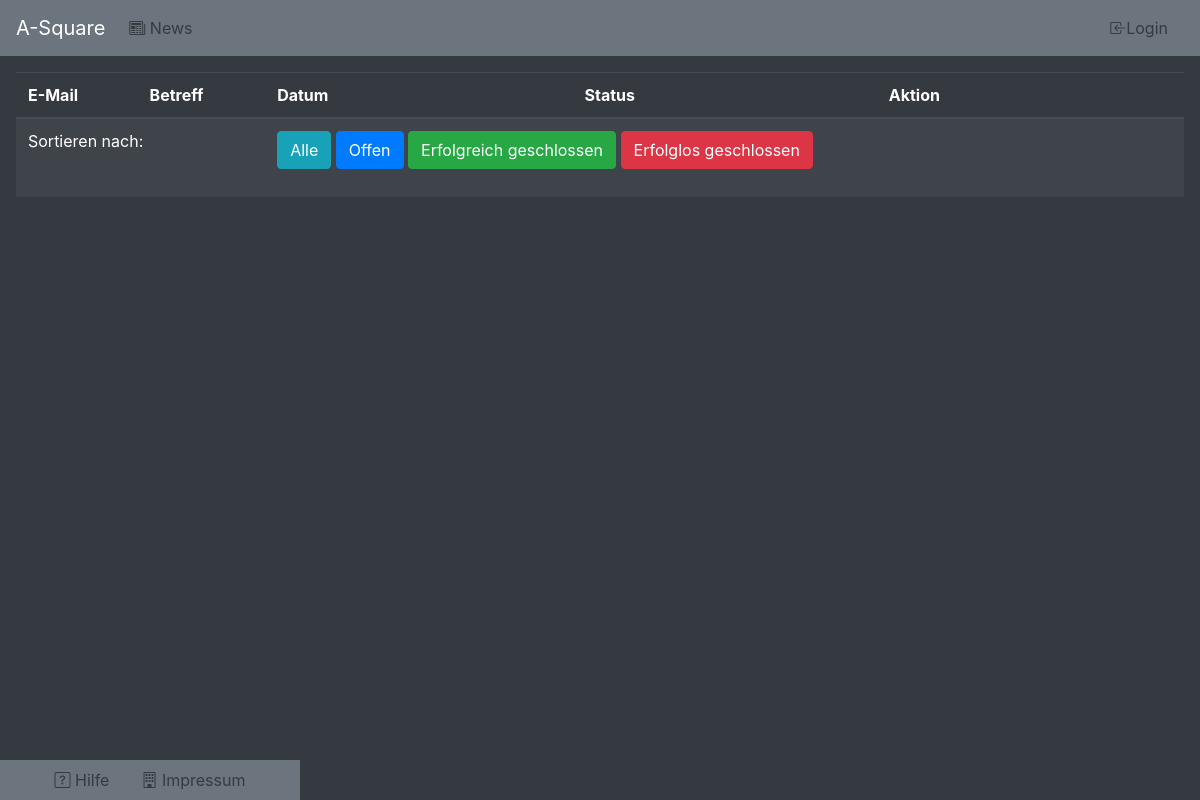
/serviceTickets.php, run on an earlier commit of the app's database.
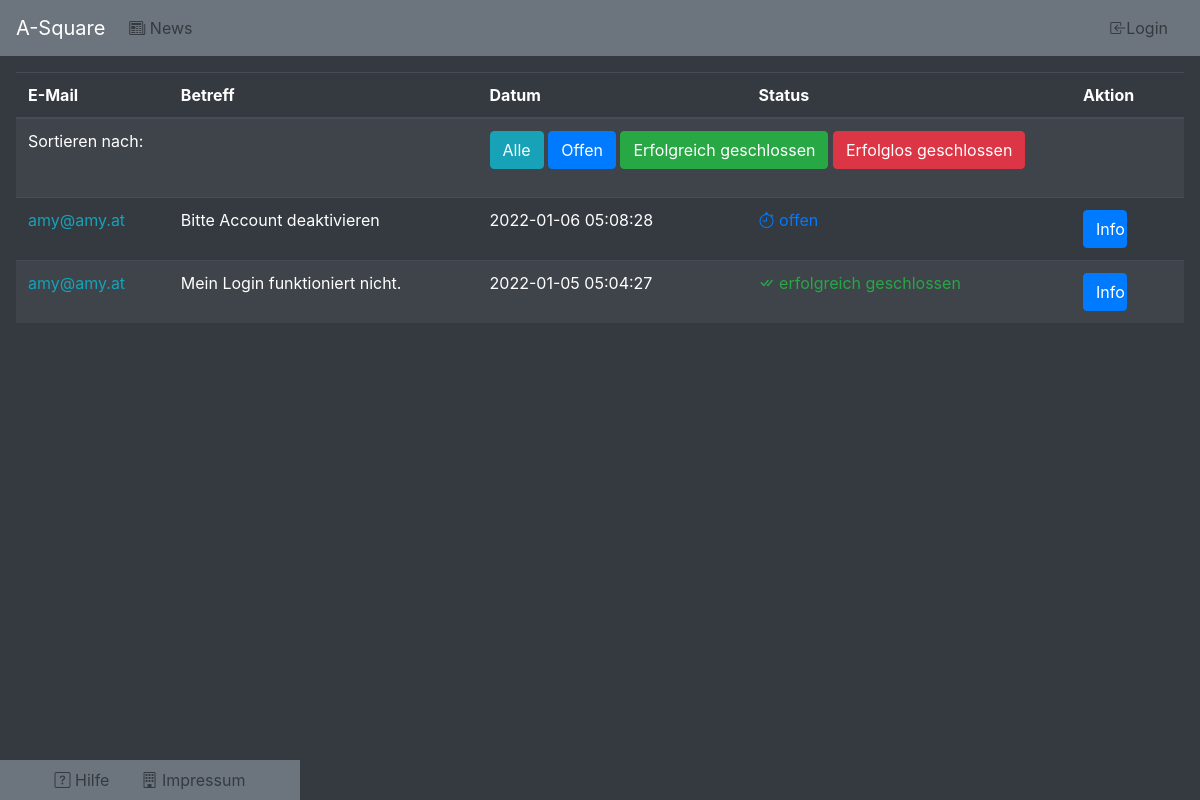
And on a later commit of the database.
### tables this page shows
CREATE TABLE `tickets` (
  `ticketID` int(11) NOT NULL,
  `pic` varchar(255) NOT NULL,
  `title` varchar(100) NOT NULL,
  `txt` text NOT NULL,
  `status` enum('offen','erfolgreich geschlossen','erfolglos geschlossen') NOT NULL DEFAULT 'offen',
  `time` timestamp NOT NULL DEFAULT current_timestamp() ON UPDATE current_timestamp(),
  `userID` int(11) NOT NULL
);

CREATE TABLE `user` (
  `ID` int(11) NOT NULL,
  `username` varchar(128) NOT NULL,
  `pwd` varchar(255) NOT NULL,
  `anrede` varchar(128) NOT NULL,
  `vorname` varchar(128) NOT NULL,
  `nachname` varchar(128) NOT NULL,
  `email` varchar(128) NOT NULL,
  `position` enum('admin','service','guest') NOT NULL,
  `status` enum('active','inactive') NOT NULL DEFAULT 'active'
);

### serviceTickets.php (the view, shortened to what this page needs)
<?php
  include "includes/nav.php";
  include "includes/functions.php";
?>
<body class="bg-dark">
<div class="row justify-content-center m-3">
  <table class='table table-striped table-dark table-hover'>
  <thead>
    <tr>
      <th scope="col">E-Mail</th>
      <th scope="col">Betreff</th>
      <th scope="col">Datum</th>
      <th scope="col">Status</th>
      <th scope="col">Aktion</th>
    </tr>
  </thead>
  <tbody class="justify-content-center">
    <tr>
        <td colspan="2">Sortieren nach:</td>
        <td colspan="4">
          <form action='serviceTickets.php' method="POST">
            <input class="btn btn-info" value='Alle' type='submit' name='time'>
            <input class="btn btn-primary" value='Offen' type='submit' name='offen'>
            <input class="btn btn-success" value='Erfolgreich geschlossen' type='submit' name='suclose'>
            <input class="btn btn-danger" value='Erfolglos geschlossen' type='submit' name='faclose'>
          </form>
        </td>
    </tr>
  <?php
  if(isset($_POST['offen']) || isset($_POST['suclose']) || isset($_POST['faclose'])){
    $sql = "SELECT * FROM tickets WHERE status = ? ORDER BY time DESC;";
    $stmt = mysqli_stmt_init($connect);
    if(!mysqli_stmt_prepare($stmt, $sql)){
      header("location: tickets.php?error=statementfailed");
      exit();
    }
    if(isset($_POST['offen'])){
      $status = 'offen';
    }else if(isset($_POST['suclose'])){
      $status = 'erfolgreich geschlossen';
    }else{
      $status = 'erfolglos geschlossen';
    }
    mysqli_stmt_bind_param($stmt, "s", $status);
    mysqli_stmt_execute($stmt);
    $result = mysqli_stmt_get_result($stmt);
  }else{
    $sql = "SELECT * FROM tickets ORDER BY time DESC;";
    $stmt = mysqli_stmt_init($connect);
    if(!mysqli_stmt_prepare($stmt, $sql)){
      header("location: tickets.php?error=statementfailed");
      exit();
    }
    mysqli_stmt_execute($stmt);
    $result = mysqli_stmt_get_result($stmt);
  }
  while($row = mysqli_fetch_assoc($result)){
    $sqluser = "SELECT * FROM user WHERE ID = ?;";
    $stmtuser = mysqli_stmt_init($connect);
    if(!mysqli_stmt_prepare($stmtuser, $sqluser)){
      header("location: ../index.php?error=statementfaileduser");
      exit();
    }
    mysqli_stmt_bind_param($stmtuser, "s", $row["userID"]);
    mysqli_stmt_execute($stmtuser);
    $resultuser = mysqli_stmt_get_result($stmtuser);
    $rowuser = mysqli_fetch_assoc($resultuser);
    echo "<tr>
    <form action='ticketInfo.php' method='POST'>
        <input type='hidden' name='ticketID' value='".$row['ticketID']."'>
        <td class='text-info'>".$rowuser['email']."</td>
        <td>".$row['title']."</td>
        <td>".$row['time']."</td>
        ";
        if($row['status'] == 'offen'){
          echo "<td class=' bi-stopwatch text-primary'> ".$row['status']."</td>";
      }else if($row['status'] == 'erfolgreich geschlossen'){
          echo "<td class=' bi-check-all text-success'> ".$row['status']."</td>";
      }else if($row['status'] == 'erfolglos geschlossen'){
          echo "<td class=' bi-emoji-frown text-danger'> ".$row['status']."</td>";
      }echo "
        <td><input type='submit' name='getinfo' value='Info' class='btn btn-primary w-50'></form>";
        echo "
  </tr>
      ";
    }
  ?>
</table>
</body>

### includes/nav.php (shortened to what this page needs)
<link rel="stylesheet" href="https://cdn.jsdelivr.net/npm/bootstrap-icons@1.7.2/font/bootstrap-icons.css">
<link rel="stylesheet" href="https://cdn.jsdelivr.net/npm/bootstrap@4.6.1/dist/css/bootstrap.min.css">
    </head>
    <body style="padding-top: 56px; overflow-x: hidden!important">
<nav class="navbar navbar-expand-lg navbar-dark bg-secondary fixed-top">
    <a class="navbar-brand" disabled>A-Square</a>
    <div class="collapse navbar-collapse" id="navbarSupportedContent">
        <ul class="navbar-nav mr-auto">
            <li class="nav-item">
                <a class="nav-link text-dark bi-newspaper" href="news.php"> News</a>
            </li>
        </ul>
        <?php
                if(isset($_SESSION["id"])){
                }else{
                    echo "
                        <a class='nav-link text-dark bi-box-arrow-in-left' href='index.php'>Login</a>
                        ";
            }?>
    </div>
</nav>
<footer class="fixed-bottom">
<ul class="nav bg-secondary w-25 justify-content-center">
    <li class="nav-item">
        <a class="nav-link text-dark bi-question-square" href="hilfe.php"> Hilfe</a>
    </li>
    <li class="nav-item">
        <a class="nav-link text-dark bi-building" href="impressum.php"> Impressum</a>
    </li>
</ul>
        </footer>

What changed in the data, as far as the page shows it:
added tickets: userID.email "amy@amy.at", title "Bitte Account deaktivieren", time "2022-01-06 05:08:28", status "offen"
added tickets: userID.email "amy@amy.at", title "Mein Login funktioniert nicht.", time "2022-01-05 05:04:27", status "erfolgreich geschlossen"
